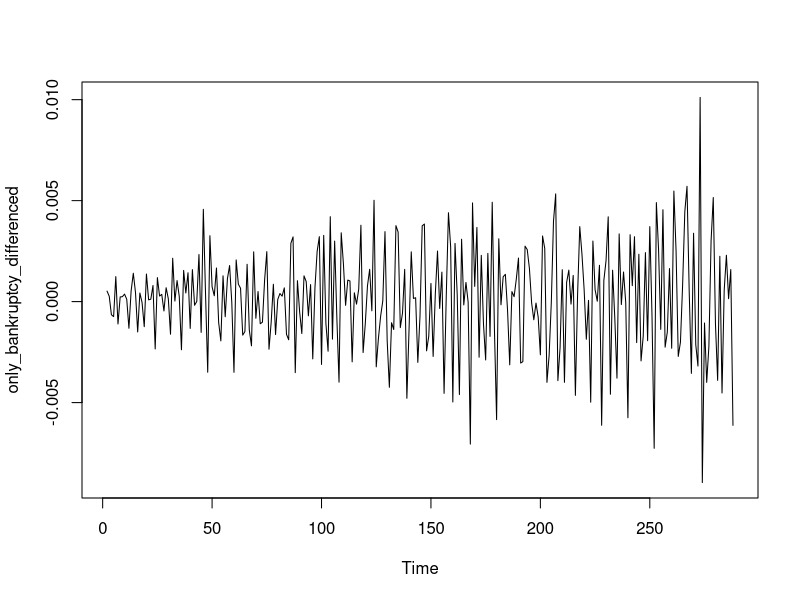
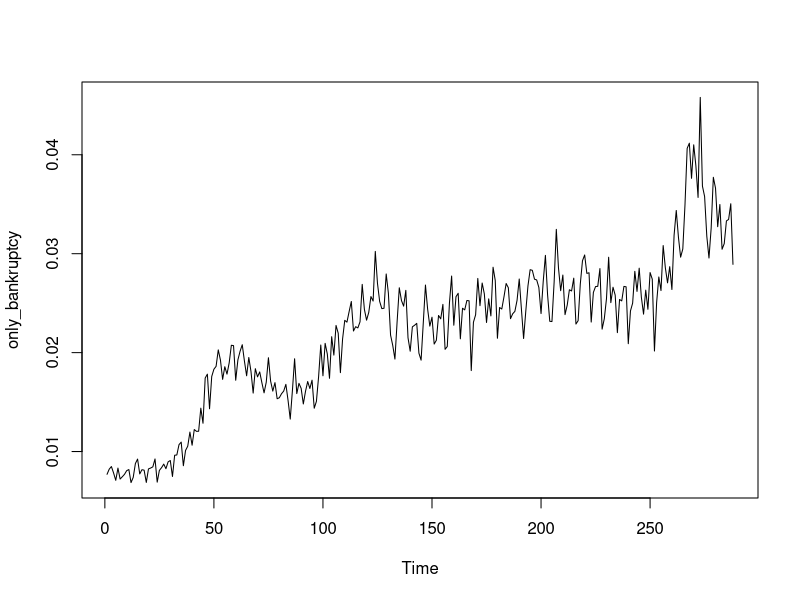
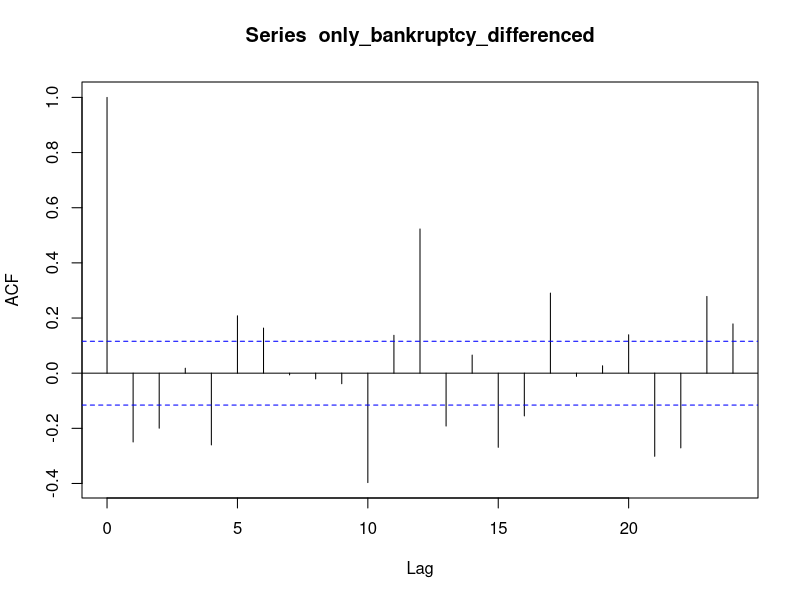
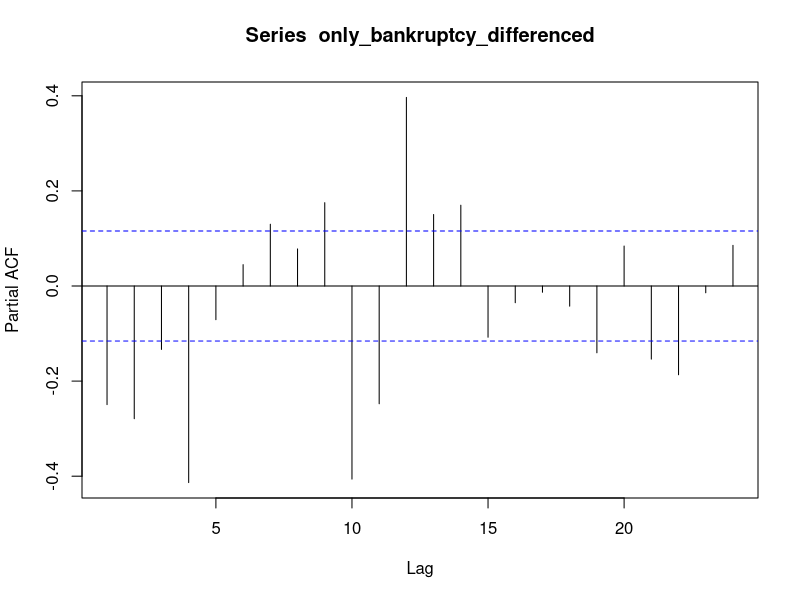

These charts were generated, in order, by the following R code:
## ---- chunk 1
knitr::opts_chunk$set(echo = TRUE)
library(tseries)
library(car)
## ---- chunk 2
train = read.csv('train.csv')
train = na.omit(train)
train_uni = train[, c('Month', 'Bankruptcy_Rate')]
tail(train)

## ---- chunk 3
only_bankruptcy = ts(train$Bankruptcy_Rate)
only_bankruptcy
adf.test(only_bankruptcy)
d = 0
pvalue = 1
while(pvalue > 0.05){
  d = d+1  
  pvalue = adf.test(diff(only_bankruptcy, differences = d))$p.value
}
only_bankruptcy_differenced = diff(only_bankruptcy, differences = d)
print(d)
print(pvalue)
## ---- chunk 4
plot(only_bankruptcy_differenced)
plot(only_bankruptcy)
acf(only_bankruptcy_differenced)
pacf(only_bankruptcy_differenced)

## ---- chunk 5
# Fit AR(p) Models:
ar1 <- arima(only_bankruptcy_differenced, order=c(1,0,0)) #AR(1)
ar2 <- arima(only_bankruptcy_differenced, order=c(2,0,0)) #AR(2)
ar3 <- arima(only_bankruptcy_differenced, order=c(3,0,0)) #AR(3)
sigma2<-c(ar1$sigma2,ar2$sigma2,ar3$sigma2)
loglik<-c(ar1$loglik,ar2$loglik,ar3$loglik)
AIC<-c(ar1$aic,ar2$aic,ar3$aic)
d <- data.frame(pq = c("(1,0)","(2,0)","(3,0)"),sigma2,loglik,AIC)
d

## ---- chunk 6
# Fit AR(p) Models:
ma1 <- arima(only_bankruptcy_differenced, order=c(0,0,1)) #MA(1)
ma2 <- arima(only_bankruptcy_differenced, order=c(0,0,2)) #MA(2)
ma3 <- arima(only_bankruptcy_differenced, order=c(0,0,3)) #MA(3)
sigma2<-c(ma1$sigma2,ma2$sigma2,ma3$sigma2)
loglik<-c(ma1$loglik,ma2$loglik,ma3$loglik)
AIC<-c(ma1$aic,ma2$aic,ma3$aic)
d <- data.frame(pq = c("(0,1)","(0,2)","(0,3)"),sigma2,loglik,AIC)
d

## ---- chunk 7

arma1_1 <- arima(only_bankruptcy_differenced, order=c(1,0,1)) 
arma1_2 <- arima(only_bankruptcy_differenced, order=c(1,0,2)) 
arma1_3 <- arima(only_bankruptcy_differenced, order=c(1,0,3))
arma2_1 <- arima(only_bankruptcy_differenced, order=c(2,0,1)) 
arma2_2 <- arima(only_bankruptcy_differenced, order=c(2,0,2)) 
arma2_3 <- arima(only_bankruptcy_differenced, order=c(2,0,3)) 
arma3_1 <- arima(only_bankruptcy_differenced, order=c(3,0,1)) 
arma3_2 <- arima(only_bankruptcy_differenced, order=c(3,0,2)) 
arma3_3 <- arima(only_bankruptcy_differenced, order=c(3,0,3)) 
sigma2<-c(arma1_1$sigma2,arma1_2$sigma2,arma1_3$sigma2, arma2_1$sigma2, arma2_2$sigma2, arma2_3$sigma2, arma3_1$sigma2, arma3_2$sigma2, arma3_3$sigma2)
loglik<-c(arma1_1$loglik,arma1_2$loglik,arma1_3$loglik, arma2_1$loglik, arma2_2$loglik, arma2_3$loglik, arma3_1$loglik, arma3_2$loglik, arma3_3$loglik)
AIC<-c(arma1_1$aic,arma1_2$aic,arma1_3$aic, arma2_1$aic, arma2_2$aic, arma2_3$aic, arma3_1$aic, arma3_2$aic, arma3_3$aic)
d <- data.frame(pq = c("(1,1)","(1,2)","(1,3)", "(2,1)", '(2,2)', '(2,3)', '(3,1)','(3,2)','(3,3)'),sigma2,loglik,AIC)
d



